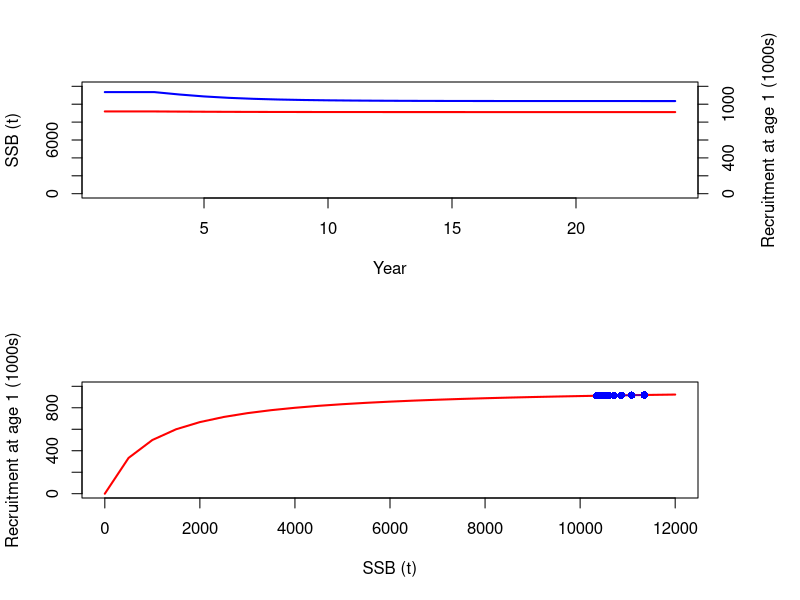
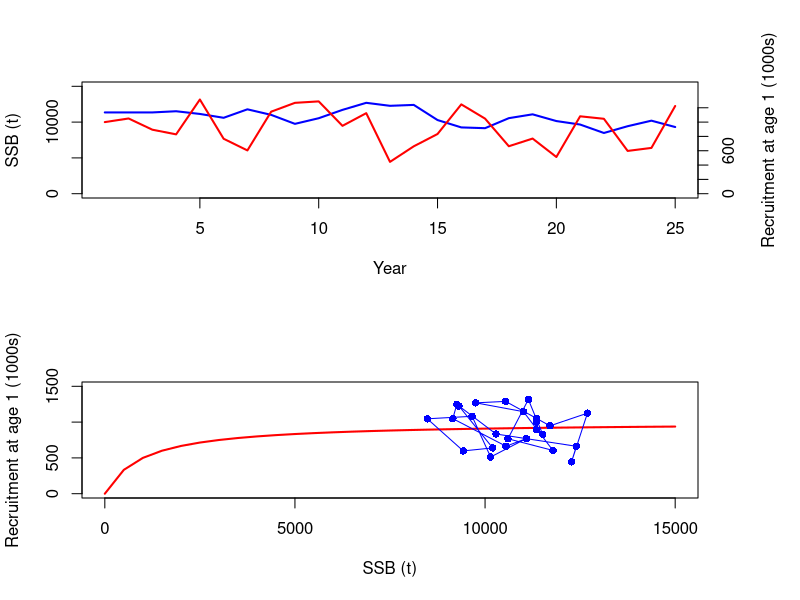

These charts were generated, in order, by the following R code:
################################################################################
## 1  Mortality

Amax <- 15
age <- 1:Amax
Ninit <- 1000
Nvec <- numeric(Amax)
M <- rep(0.2, Amax)
Fmort <- c(0, 0, rep(0.3, Amax-2))

Nvec[1] <- Ninit
for (a in 1:(Amax-1)) {
  Nvec[a+1] <- Nvec[a] * exp(-M[a]-Fmort[a])
}


data.frame(age, Nvec, M, Fmort)

################################################################################
## 2  Growth

Winf <- 10
k <- 0.5
t0 <- -0.1
b <- 3

w <- Winf * (1-exp(-k*(age-t0)))^b
B <- Nvec * w

data.frame(age, Nvec, w, B)
sum(B)

################################################################################
## 3  Recruitment

mat <- c(0, 0, rep(1,Amax-2))
SSBvec <- B * mat
sum(SSBvec)

alpha <- 1000
beta <- 1000
Tmax <- 25
year <- 1:Tmax

N <- matrix(nrow=Amax, ncol=Tmax)
SSB <- matrix(nrow=Amax, ncol=Tmax)

N[,1] <- Nvec
SSB[,1] <- N[,1] * mat * w

N[1,2] <- (alpha*sum(SSB[,1])) / (beta+sum(SSB[,1]))
for(a in 1:(Amax-1))
  N[a+1,2] <- N[a,1] * exp(-M[a]-Fmort[a])
SSB[,2] <- N[,2] * mat * w

for(t in 1:(Tmax-1))
{
  N[1,t+1] <- (alpha*sum(SSB[,t])) / (beta+sum(SSB[,t]))
  for(a in 1:(Amax-1))
    N[a+1,t+1] <- N[a,t] * exp(-M[a]-Fmort[a])
  SSB[,t+1] <- N[,t+1] * mat * w
}

round(N)

rec_age <- 1
SR <-
  data.frame(
    year = year[1:(Tmax - rec_age)],
    SSB = colSums(SSB)[1:(Tmax - rec_age)],
    Rec = N[1, (rec_age+1):Tmax]
  )

SSB.curve <- seq(0, 12000, by=500)
Rec.curve <- (alpha*SSB.curve) / (beta+SSB.curve)

par(mfrow=c(2,1), oma=c(0,0,0,3))
plot(SR$year, SR$SSB, ylim=c(0,12000), type="l", lwd=2, col="blue", xlab="Year",
     ylab="SSB (t)")
lines(SR$year, SR$Rec * 10, lwd = 2, col = "red")
axis(4, at=seq(0,12000,by=2000), labels=seq(0,1200,by=200))
mtext("Recruitment at age 1 (1000s)", side=4, line=3)

plot(SSB.curve, Rec.curve, ylim=c(0,1000), type="l", xlab="SSB (t)",
     ylab="Recruitment at age 1 (1000s)", lwd=2, col="red")
points(SR$SSB, SR$Rec, type="o", pch=16, col="blue")

data.frame(SSB.curve, Rec.curve)

################################################################################
## 4  Recruitment variability

v <- 1000

## Year 1
N[,1] <- Nvec
SSB[,1] <- N[,1] * mat * w

## Later years
for(t in 1:(Tmax-1))
{
  N[1,t+1] <- (alpha*sum(SSB[,t])) / (beta+sum(SSB[,t])) + v*runif(1,-0.5,0.5)
  for(a in 1:(Amax-1))
    N[a+1,t+1] <- N[a,t] * exp(-M[a]-Fmort[a])
  SSB[,t+1] <- N[,t+1] * mat * w
}

round(N, 3)

SR <- data.frame(year, SSB=colSums(SSB), Rec=N[1,])

SSB.curve <- seq(0, 15000, by=500)
Rec.curve <- (alpha*SSB.curve) / (beta+SSB.curve)

plot(year, SR$SSB, ylim=c(0,15000), type="l", lwd=2, col="blue", xlab="Year",
     ylab="SSB (t)")
lines(year, SR$Rec*10, lwd=2, col="red")
axis(4, at=seq(0,12000,by=2000), labels=seq(0,1200,by=200))
mtext("Recruitment at age 1 (1000s)", side=4, line=3)

plot(SSB.curve, Rec.curve, xlim=c(0,15000), ylim=c(0,1500), type="l",
     xlab="SSB (t)", ylab="Recruitment at age 1 (1000s)", lwd=2, col="red")
points(SR$SSB, SR$Rec, type="o", pch=16, col="blue")
